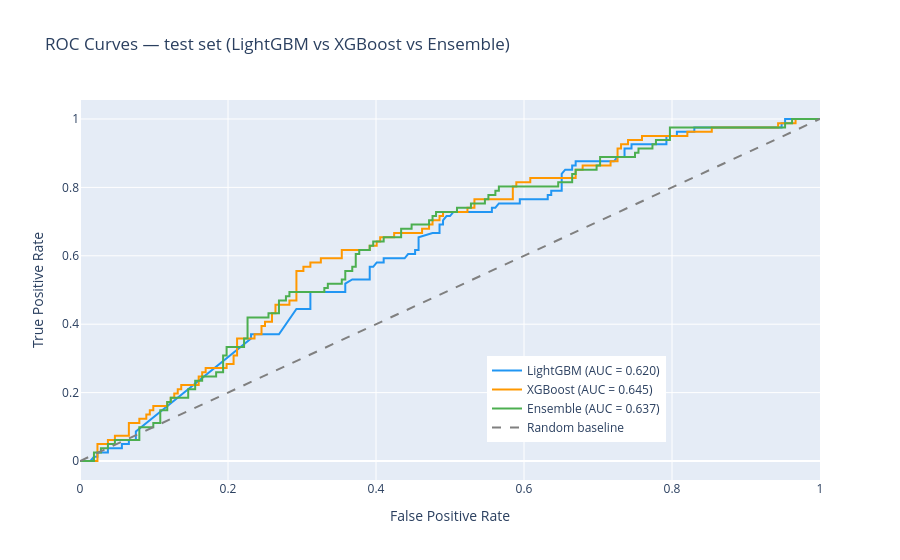

The cell this chart's notebook holds for it:
### Code cell
ens_prob_test = (lgbm_prob_test + xgb_prob_test) / 2

fig = go.Figure()

for name, probs, color in [
    ("LightGBM",  lgbm_prob_test, "#2196F3"),
    ("XGBoost",   xgb_prob_test,  "#FF9800"),
    ("Ensemble",  ens_prob_test,  "#4CAF50"),
]:
    fpr, tpr, _ = roc_curve(y_test, probs)
    auc = roc_auc_score(y_test, probs)
    fig.add_trace(go.Scatter(
        x=fpr, y=tpr, mode="lines",
        name=f"{name} (AUC = {auc:.3f})",
        line=dict(color=color, width=2),
    ))

fig.add_trace(go.Scatter(
    x=[0, 1], y=[0, 1], mode="lines",
    name="Random baseline",
    line=dict(color="grey", dash="dash"),
))
fig.update_layout(
    title="ROC Curves — test set (LightGBM vs XGBoost vs Ensemble)",
    xaxis_title="False Positive Rate",
    yaxis_title="True Positive Rate",
    legend=dict(x=0.55, y=0.1),
)
fig.show()
